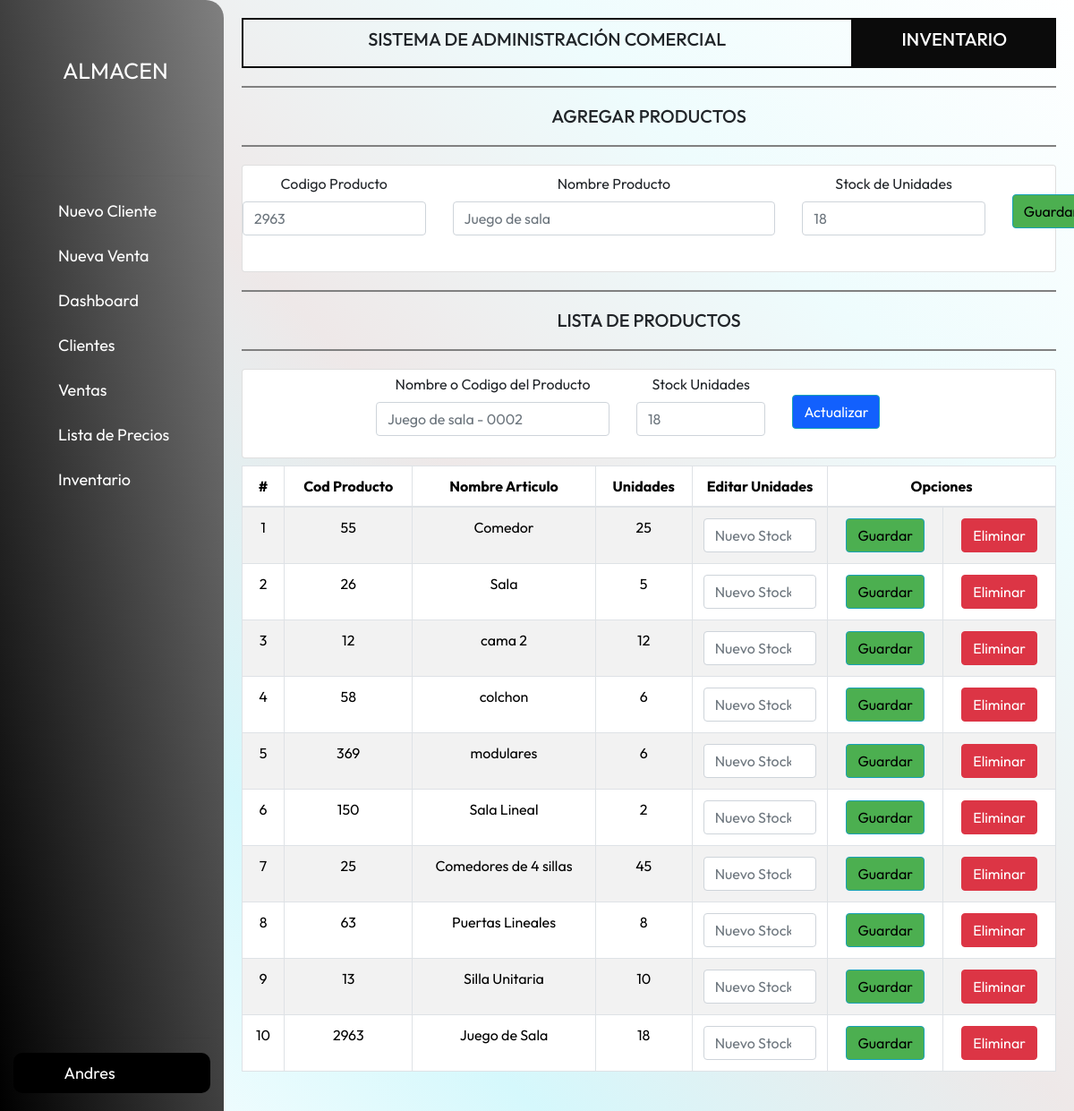
/productos/ (signed in), run on an earlier commit of the app's database.
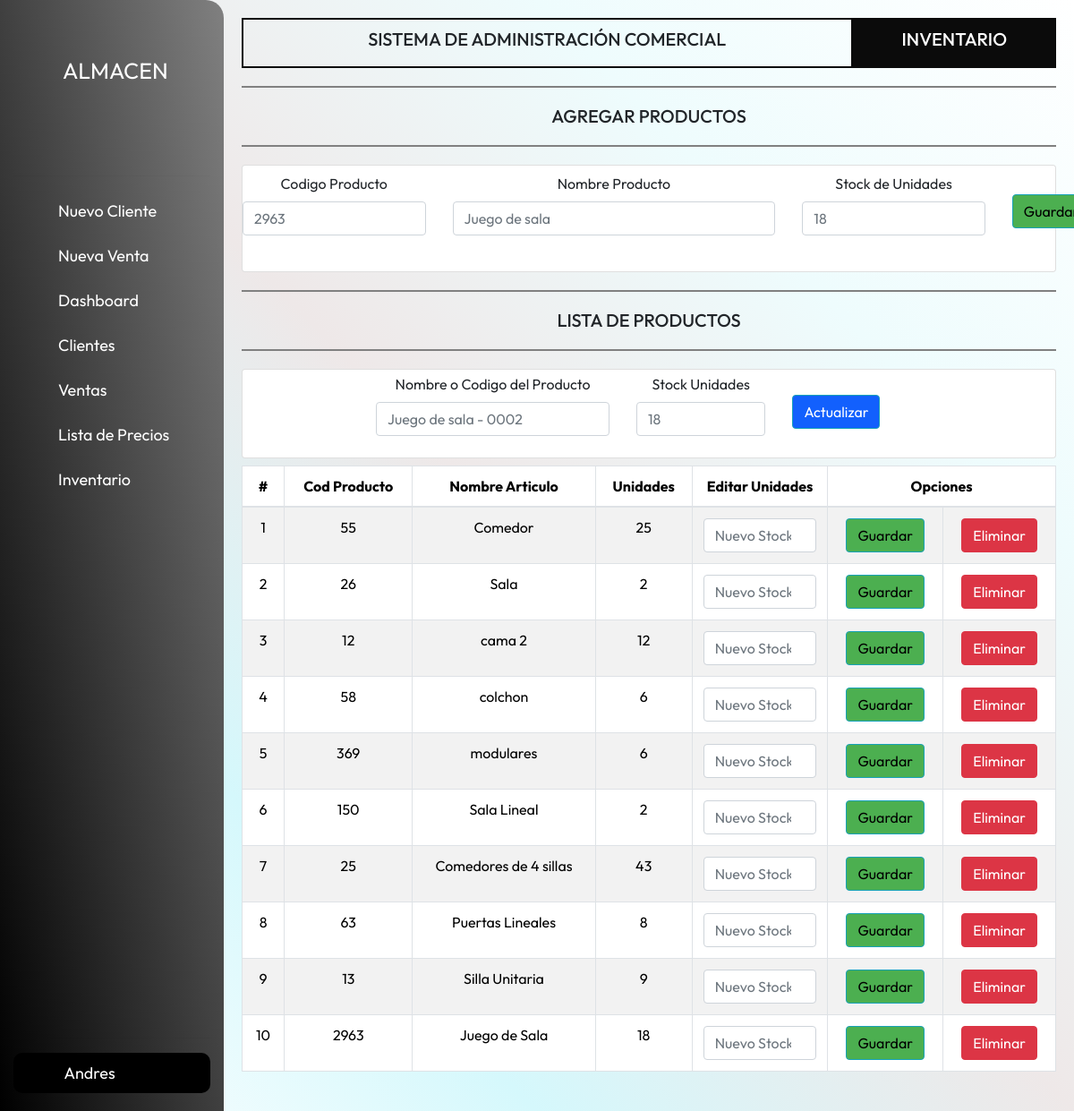
And on a later commit of the database.
### apps/models.py (models this page shows)
class Producto(models.Model):
    user = models.ForeignKey(User, on_delete=models.CASCADE)
    codigo_producto = models.CharField(primary_key=True, max_length=9)
    nombre_articulo = models.CharField(max_length=90)
    unidades = models.IntegerField()
    precio= models.DecimalField(max_digits=10, decimal_places=2, default=0)
    class Meta:
        db_table = 'tabla_Producto'

### apps/views.py (the view)
# urls.py: path('productos/', views.productos, name="productos"),
@login_required
def productos(request):
    if request.method == 'POST':
        if 'nombre_codigo' in request.POST:
            nombre_codigo = request.POST.get('nombre_codigo')
            unidades2 = request.POST.get('unidades2')
            try:
                producto = Producto.objects.get(codigo_producto=nombre_codigo)
            except Producto.DoesNotExist:
                try:
                    producto = Producto.objects.get(nombre_articulo=nombre_codigo)
                except Producto.DoesNotExist:
                    messages.error(request, 'No se encontró ningún producto con el nombre o código ingresado.')
                    return redirect('productos')
            producto.unidades = unidades2
            producto.save()
            messages.success(request, f'Se han actualizado las unidades del producto "{producto.codigo_producto}" "{producto.nombre_articulo} " correctamente.')
            return redirect('productos')
        codigo_producto = request.POST.get('codigo_producto')
        nombre_articulo = request.POST.get('nombre_articulo')
        unidades = request.POST.get('unidades')
        if Producto.objects.filter(codigo_producto=codigo_producto).exists():
            messages.error(request, f'El producto con código {codigo_producto} ya esta registrado en el inventario.')
        else:
            inventarioN = Producto(user=request.user,codigo_producto=codigo_producto, nombre_articulo=nombre_articulo, unidades=unidades)
            inventarioN.save()
            messages.success(request, 'Los datos del producto han sido guardados correctamente.')
        listaI = Producto.objects.all()
        datosli = {'inv': listaI}
        return render(request, "inventario.html", datosli)
    else:
        listaI = Producto.objects.all()
        datosli = {'inv': listaI}
        return render(request, "inventario.html", datosli)

### apps/templates/inventario.html (shortened to what the changed rows need)
{% extends 'base.html' %}
{% block content %}
    <div class="row">
        <div class="col-sm-12 col-md-6 col-lg-12 col-xl-12 ">
            <div class="table-responsive py-2">
                <table class="table table-striped table-bordered table-hover table table-bordered border border-gray">
                    <thead class="text-center">
                        <tr>
                            <th>#</th>
                            <th>Cod Producto</th>
                            <th>Nombre Articulo</th>
                            <th>Unidades</th>
                            <th>Editar Unidades</th>
                            <th colspan="2">Opciones</th>
                        </tr>
                    </thead>
                    <tbody class="text-center">
                        {% for x in inv %}
                        <tr>
                            <td>{{forloop.counter}}</td>
                            <td>{{x.codigo_producto}}</td>
                            <td>{{x.nombre_articulo}}</td>
                            <td>{{x.unidades}}</td>
                            <td  class="col-md-2 mb-2">
                                <form id="editarForm_{{ forloop.counter }}" action="{% url 'editarInventario' x.codigo_producto %}" method="post">
                                    <input type="number" id="unidades_{{ forloop.counter }}" name="unidades" placeholder="Nuevo Stock" class="form-control" min="1" required>
                            </td>
                            <td>
                                <input type="submit" value="Guardar" class="btn btn-info btnGuardar" style="color: #000000; background-color: #4CAF50;">
                            <td>
                                <form id="eliminarForm_{{ forloop.counter }}" action="{% url 'eliminarProducto' x.codigo_producto %}" method="post">
                                    <input type="submit" value="Eliminar" class="btn btn-danger btnEliminar">
                                </form>
                            </td>
                        </tr>
                        {% endfor %}
                    </tbody>
                </table>
            </div>
        </div>
    </div>
{% endblock %}

What changed in the data, as far as the page shows it:
changed Producto "Sala": unidades "5" → "2"
changed Producto "Comedores de 4 sillas": unidades "45" → "43"
changed Producto "Silla Unitaria": unidades "10" → "9"
